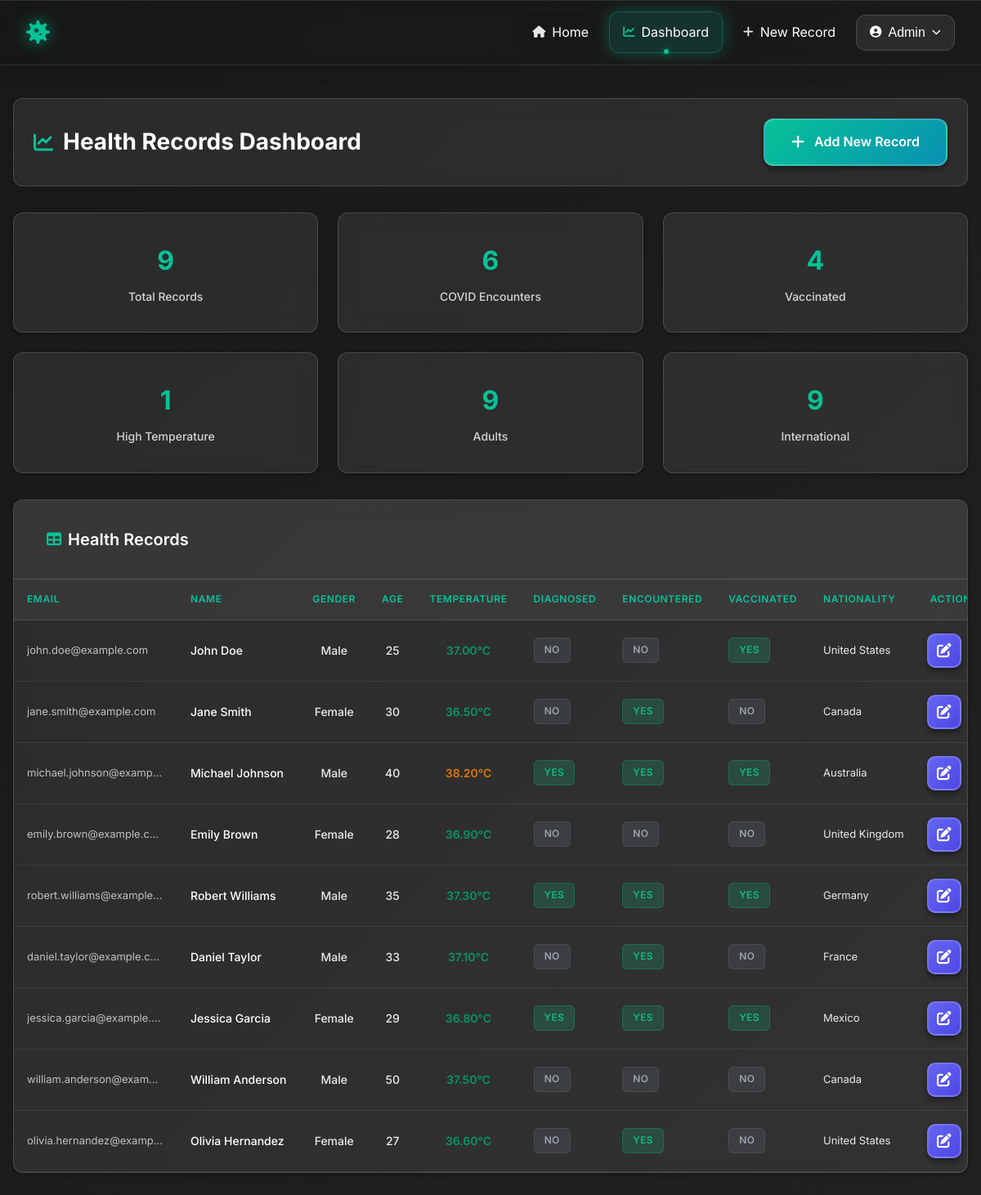
/dashboard_admin.php (signed in), run on the app's committed database.
### tables this page shows
CREATE TABLE `records` (
  `id` int(11) NOT NULL,
  `email` varchar(255) NOT NULL,
  `full_name` varchar(255) NOT NULL,
  `gender` varchar(255) NOT NULL,
  `age` int(11) NOT NULL,
  `temp` decimal(5,2) NOT NULL,
  `diagnosed` enum('YES','NO') NOT NULL,
  `encountered` enum('YES','NO') NOT NULL,
  `vaccinated` enum('YES','NO') NOT NULL,
  `nationality` varchar(255) NOT NULL
);

### includes/security.inc.php (called while the page is built, shortened)
<?php
function sanitizeOutput($data) {
    return htmlspecialchars($data, ENT_QUOTES, 'UTF-8');
}
?>

### dashboard_admin.php (the view, shortened to what this page needs)
<?php
include './includes/dbconn.inc.php';
include './includes/security.inc.php';
$query = "SELECT * FROM records";
$stmt = mysqli_prepare($conn, $query);
mysqli_stmt_execute($stmt);
$result = mysqli_stmt_get_result($stmt);
$encounterYesCount = 0;
$vaccinatedYesCount = 0;
$feverCount = 0;
$adultCount = 0;
$minorCount = 0;
$foreignerCount = 0;
$totalRecords = 0;
if ($result) {
  while ($row = mysqli_fetch_assoc($result)) {
    $totalRecords++;
    if ($row['encountered'] == 'YES') {
      $encounterYesCount++;
    }
    if ($row['vaccinated'] == 'YES') {
      $vaccinatedYesCount++;
    }
    if ($row['temp'] > 37.5) {
      $feverCount++;
    }
    if ($row['age'] >= 18) {
      $adultCount++;
    } else {
      $minorCount++;
    }
    $isFilipino = false;
    if (!$isFilipino) {
      $foreignerCount++;
    }
  }
}
?>
<?php include "./header.php"; ?>
<body>
  <main>
    <div class="wrapper">
      <div class="primary-action-section">
        <h1 class="dashboard-title">
          <i class="fa-solid fa-chart-line"></i>
          Health Records Dashboard
        </h1>
        <a href="./add.php" class="primary-add-btn">
          <i class="fa-solid fa-plus"></i>
          Add New Record
        </a>
      </div>
      <div class="status status-grid">
        <div class="status-grid-item">
          <div class="status-grid-count"><?php echo $totalRecords; ?></div>
          <div class="status-grid-text">Total Records</div>
        </div>
        <div class="status-grid-item">
          <div class="status-grid-count"><?php echo $encounterYesCount; ?></div>
          <div class="status-grid-text">COVID Encounters</div>
        </div>
        <div class="status-grid-item">
          <div class="status-grid-count"><?php echo $vaccinatedYesCount; ?></div>
          <div class="status-grid-text">Vaccinated</div>
        </div>
        <div class="status-grid-item">
          <div class="status-grid-count"><?php echo $feverCount; ?></div>
          <div class="status-grid-text">High Temperature</div>
        </div>
        <div class="status-grid-item">
          <div class="status-grid-count"><?php echo $adultCount; ?></div>
          <div class="status-grid-text">Adults</div>
        </div>
        <div class="status-grid-item">
          <div class="status-grid-count"><?php echo $foreignerCount; ?></div>
          <div class="status-grid-text">International</div>
        </div>
      </div>
      <div class="table-container">
        <div class="table-header">
          <h2 class="table-title">
            <i class="fa-solid fa-table"></i>
            Health Records
          </h2>
        </div>
        <table>
          <thead>
            <tr>
              <th>Email</th>
              <th>Name</th>
              <th>Gender</th>
              <th>Age</th>
              <th>Temperature</th>
              <th>Diagnosed</th>
              <th>Encountered</th>
              <th>Vaccinated</th>
              <th>Nationality</th>
              <th>Actions</th>
            </tr>
          </thead>
          <tbody>
          <?php
          $table_query = "SELECT * FROM records";
          $table_stmt = mysqli_prepare($conn, $table_query);
          if ($table_stmt) {
            mysqli_stmt_execute($table_stmt);
            $table_result = mysqli_stmt_get_result($table_stmt);
            if ($table_result && mysqli_num_rows($table_result) > 0) {
              while ($row = mysqli_fetch_assoc($table_result)) {
                echo '<tr>';
                echo '<td data-cell="email">' . sanitizeOutput($row['email']) . '</td>';
                echo '<td data-cell="name">' . sanitizeOutput($row['full_name']) . '</td>';
                echo '<td data-cell="gender">' . sanitizeOutput($row['gender']) . '</td>';
                echo '<td data-cell="age">' . sanitizeOutput($row['age']) . '</td>';
                $temp = (float)$row['temp'];
                $tempClass = 'temp-normal';
                if ($temp > 37.5) $tempClass = 'temp-elevated';
                echo '<td data-cell="temperature" class="' . $tempClass . '">' . sanitizeOutput($row['temp']) . '°C</td>';
                $diagnosed = strtoupper($row['diagnosed']);
                $diagnosedBadge = '<span class="status-badge ' . ($diagnosed === 'YES' ? 'yes' : 'no') . '">' . $diagnosed . '</span>';
                echo '<td data-cell="diagnosed">' . $diagnosedBadge . '</td>';
                $encountered = strtoupper($row['encountered']);
                $encounteredBadge = '<span class="status-badge ' . ($encountered === 'YES' ? 'yes' : 'no') . '">' . $encountered . '</span>';
                echo '<td data-cell="encountered">' . $encounteredBadge . '</td>';
                $vaccinated = strtoupper($row['vaccinated']);
                $vaccinatedBadge = '<span class="status-badge ' . ($vaccinated === 'YES' ? 'yes' : 'no') . '">' . $vaccinated . '</span>';
                echo '<td data-cell="vaccinated">' . $vaccinatedBadge . '</td>';
                echo '<td data-cell="nationality">' . sanitizeOutput($row['nationality']) . '</td>';
                echo '<td data-cell="actions">';
                echo '<div class="action-buttons">';
                $record_id = (int)$row['id'];
                echo '<a href="./update.php?id=' . $record_id . '" class="action-btn edit" title="Edit Record">';
                echo '<i class="fa-solid fa-edit"></i>';
                echo '</a>';
                echo '</div>';
                echo '</td>';
                echo '</tr>';
              }
            }
          } else {
            logSecurityEvent('Table prepared statement failed in dashboard_admin.php: ' . mysqli_error($conn));
            echo '<tr><td colspan="10">Error loading data</td></tr>';
          }
          ?>
        </tbody>
      </table>
    </div>
  </div>
</main>
</body>
</html>

### header.php (shortened to what this page needs)
<?php
include_once './includes/security.inc.php';
$current_page = basename($_SERVER['PHP_SELF']);
?>
<!DOCTYPE html>
<html lang="en">
<head>
  <link rel="stylesheet" href="./styles/styles.css" />
  <link rel="stylesheet" href="./styles/header.css?v=6">
  <?php if ($current_page === 'index.php'): ?>
  <link rel="stylesheet" href="./styles/index-minimal.css?v=1">
  <?php else: ?>
  <link rel="stylesheet" href="./styles/dasboard-admin.css?v=5" />
  <link rel="stylesheet" href="./styles/index.css?v=5">
  <link rel="stylesheet" href="./styles/add.css?v=5">
  <?php endif; ?>
  <link rel="stylesheet" href="./styles/about.css?v=5">
</head>
<body>
  <nav id="navbar" class="navbar">
    <div class="nav-container">
      <div id="nav-logo-section" class="nav-section">
        <a href="./index.php" class="nav-logo" aria-label="COVID-19 Health Declaration Home">
          <i class="fa-solid fa-virus" aria-hidden="true"></i>
        </a>
      </div>
      <div id="nav-link-section" class="nav-section">
        <a href="./index.php" class="nav-link <?php echo basename($_SERVER['PHP_SELF']) == 'index.php' ? 'active' : ''; ?>">
          <i class="fa-solid fa-house" aria-hidden="true"></i>
          <span>Home</span>
        </a>
        <?php if (isset($_SESSION['userId'])): ?>
          <a href="./dashboard_admin.php" class="nav-link <?php echo basename($_SERVER['PHP_SELF']) == 'dashboard_admin.php' ? 'active' : ''; ?>">
            <i class="fa-solid fa-chart-line" aria-hidden="true"></i>
            <span>Dashboard</span>
          </a>
          <a href="./add.php" class="nav-link <?php echo basename($_SERVER['PHP_SELF']) == 'add.php' ? 'active' : ''; ?>">
            <i class="fa-solid fa-plus" aria-hidden="true"></i>
            <span>New Record</span>
          </a>
          <div class="nav-user-menu">
            <button class="nav-user-btn" id="userMenuBtn" aria-expanded="false" aria-haspopup="true">
              <i class="fa-solid fa-user-circle" aria-hidden="true"></i>
              <span><?php echo htmlspecialchars($_SESSION['userUid']); ?></span>
              <i class="fa-solid fa-chevron-down nav-dropdown-icon" aria-hidden="true"></i>
            </button>
          </div>
        <?php endif; ?>
      </div>
    </div>
  </nav>

### styles/styles.css (style rules this page uses)
:root { --clr-primary: #181818; --clr-complementary: #07c297; --clr-accent: #212121; --ff-base: 'Inter', sans-serif; }
* { box-sizing: border-box; }
html { color-scheme: dark; scroll-behavior: smooth; }
h1, h2, h3, h4, h5, a, span { font-size: 1rem; font-weight: 400; color: white; }
h2 { font-size: 2rem; padding: 1rem; }
a { text-decoration: none; }
body { background-color: black; color: white; font-family: var(--ff-base); padding-top: var(--nav-height, 80px); }

### styles/header.css (style rules this page uses)
:root { --nav-height: 80px; --nav-bg-transparent: rgba(24, 24, 24, 0.15); --nav-bg-scrolled: rgba(24, 24, 24, 0.25); --nav-bg-solid: #181818; --nav-border-transparent: rgba(255, 255, 255, 0.1); --nav-border-scrolled: rgba(255, 255, 255, 0.2); --nav-text: #ffffff; --nav-text-secondary: rgba(255, 255, 255, 0.9); --nav-hover: #07c297; --nav-active: #07c297; --nav-shadow-transparent: 0 4px 20px rgba(0, 0, 0, 0.1); --nav-shadow-scrolled: 0 8px 32px rgba(0, 0, 0, 0.2); --nav-transition: all 0.4s cubic-bezier(0.4, 0, 0.2, 1); --nav-dropdown-bg: rgba(33, 33, 33, 0.95); --nav-mobile-bg: rgba(24, 24, 24, 0.98); --blur-light: blur(15px); --blur-heavy: blur(25px); }
#navbar { position: fixed; top: 0; left: 0; right: 0; height: var(--nav-height); background: var(--nav-bg-transparent); backdrop-filter: var(--blur-light); -webkit-backdrop-filter: var(--blur-light); border-bottom: 1px solid var(--nav-border-transparent); box-shadow: var(--nav-shadow-transparent); z-index: 1000; font-family: 'Inter', sans-serif; transition: var(--nav-transition); border-radius: 0; box-shadow: var(--nav-shadow-transparent), inset 0 1px 0 rgba(255, 255, 255, 0.1); }
#navbar::before { content: ''; position: absolute; top: 0; left: 0; right: 0; bottom: 0; background: linear-gradient(180deg, rgba(7, 194, 151, 0.03) 0%, transparent 100%); pointer-events: none; transition: opacity 0.4s ease; opacity: 0; }
.nav-container { max-width: 1400px; margin: 0 auto; padding: 0 2rem; height: 100%; display: flex; align-items: center; justify-content: space-between; }
#nav-logo-section { display: flex; align-items: center; flex-shrink: 0; z-index: 1; position: relative; }
.nav-logo { display: flex; align-items: center; gap: 0.75rem; text-decoration: none; color: var(--nav-text); font-weight: 700; font-size: 1.2rem; transition: var(--nav-transition); text-shadow: 0 0 20px rgba(7, 194, 151, 0.3); }
.nav-logo i { font-size: 1.8rem; color: var(--nav-hover); filter: drop-shadow(0 0 10px rgba(7, 194, 151, 0.4)); transition: var(--nav-transition); }
#nav-link-section { display: flex; align-items: center; gap: 0.5rem; z-index: 1; position: relative; }
.nav-link { display: flex; align-items: center; gap: 0.5rem; padding: 0.75rem 1rem; color: var(--nav-text-secondary); text-decoration: none; font-weight: 500; font-size: 0.95rem; border-radius: 12px; transition: var(--nav-transition); position: relative; white-space: nowrap; backdrop-filter: blur(0px); border: 1px solid transparent; }
.nav-link.active { color: var(--nav-active); background: rgba(7, 194, 151, 0.15); backdrop-filter: blur(15px); border-color: rgba(7, 194, 151, 0.3); box-shadow: 0 0 20px rgba(7, 194, 151, 0.3); }
.nav-link.active::after { content: ''; position: absolute; bottom: -2px; left: 50%; transform: translateX(-50%); width: 6px; height: 6px; background: var(--nav-active); border-radius: 50%; box-shadow: 0 0 10px rgba(7, 194, 151, 0.8); }
.nav-link i { font-size: 0.9rem; }
.nav-user-btn { display: flex; align-items: center; gap: 0.5rem; padding: 0.75rem 1rem; background: rgba(255, 255, 255, 0.08); border: 1px solid rgba(255, 255, 255, 0.15); border-radius: 12px; color: var(--nav-text); font-size: 0.9rem; font-weight: 500; cursor: pointer; transition: var(--nav-transition); backdrop-filter: blur(10px); }
.nav-dropdown-icon { font-size: 0.7rem; transition: transform 0.3s ease; }

### styles/index.css (style rules this page uses)
:root { --clr-primary: #181818; --clr-complementary: #07c297; --clr-accent: #212121; --clr-white: #ffffff; --clr-light-gray: #f8f9fa; --clr-dark-overlay: rgba(0, 0, 0, 0.6); --ff-base: 'Inter', sans-serif; --border-radius: 12px; --transition: all 0.3s ease; --container-max-width: 1200px; --section-padding: 4rem 2rem; }
body { font-family: var(--ff-base); font-weight: 400; line-height: 1.6; margin: 0; }

### data on the page
records: email "john.doe@example.com", full_name "John Doe", gender "Male", age "25", temp "37.00", diagnosed "NO", encountered "NO", vaccinated "YES", nationality "United States"
records: email "jane.smith@example.com", full_name "Jane Smith", gender "Female", age "30", temp "36.50", diagnosed "NO", encountered "YES", vaccinated "NO", nationality "Canada"
records: email "michael.johnson@examp…", full_name "Michael Johnson", gender "Male", age "40", temp "38.20", diagnosed "YES", encountered "YES", vaccinated "YES", nationality "Australia"
records: email "emily.brown@example.com", full_name "Emily Brown", gender "Female", age "28", temp "36.90", diagnosed "NO", encountered "NO", vaccinated "NO", nationality "United Kingdom"
records: email "robert.williams@example…", full_name "Robert Williams", gender "Male", age "35", temp "37.30", diagnosed "YES", encountered "YES", vaccinated "YES", nationality "Germany"
records: email "daniel.taylor@example.c…", full_name "Daniel Taylor", gender "Male", age "33", temp "37.10", diagnosed "NO", encountered "YES", vaccinated "NO", nationality "France"
records: email "jessica.garcia@example.…", full_name "Jessica Garcia", gender "Female", age "29", temp "36.80", diagnosed "YES", encountered "YES", vaccinated "YES", nationality "Mexico"
records: email "william.anderson@exam…", full_name "William Anderson", gender "Male", age "50", temp "37.50", diagnosed "NO", encountered "NO", vaccinated "NO", nationality "Canada"
records: email "olivia.hernandez@examp…", full_name "Olivia Hernandez", gender "Female", age "27", temp "36.60", diagnosed "NO", encountered "YES", vaccinated "NO", nationality "United States"

### other printed values
$_SESSION['userUid'] "Admin"
$totalRecords "9"
$encounterYesCount "6"
$vaccinatedYesCount "4"
$feverCount "1"
$adultCount "9"
$foreignerCount "9"
